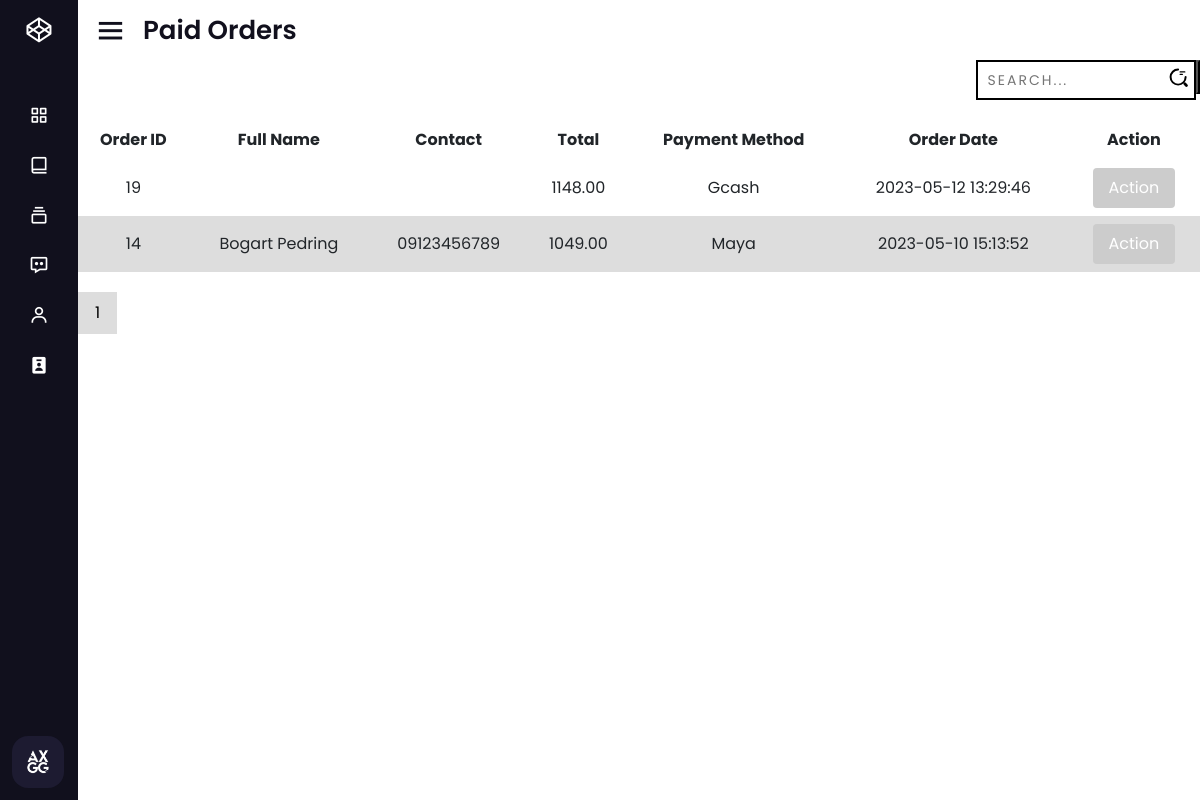
Page /orders/paid.php (signed in) on the committed database.
### tables this page shows
CREATE TABLE `orders` (
  `ord_id` int(11) NOT NULL,
  `user_id` int(11) DEFAULT NULL,
  `add_id` int(11) DEFAULT NULL,
  `full_name` varchar(50) NOT NULL,
  `contact` varchar(50) NOT NULL,
  `mod_` varchar(50) NOT NULL,
  `mop` varchar(50) NOT NULL,
  `status` tinyint(1) NOT NULL DEFAULT 0,
  `note` text DEFAULT NULL,
  `shipping` decimal(9,2) NOT NULL DEFAULT 150.00,
  `total` decimal(9,2) NOT NULL,
  `ord_date` datetime DEFAULT current_timestamp()
);

### orders/paid.php (the view, shortened to what this page needs)
<!DOCTYPE html>
<html lang="en">
<head>
  <link rel="stylesheet" href="./css/paid.css">
</head>
<body>
  <?php include('../includes/sidenav.php') ?>
  <section class="home-section">
    <div class="home-content">
      <i class='bx bx-menu'></i>
      <span class="text">Paid Orders</span>
    </div>
    <?php
    include('../config.php');
    $perPage = 10;
    $page = isset($_GET['page']) ? intval($_GET['page']) : 1;
    $offset = ($page - 1) * $perPage;
    if (isset($_GET['search']) && !empty($_GET['search'])) {
      $search = $_GET['search'];
      $sql = "SELECT * FROM orders WHERE status = 3 AND (full_name LIKE '%$search%' OR contact LIKE '%$search%') ORDER BY ord_date DESC LIMIT $offset, $perPage";
    } else {
      $sql = "SELECT * FROM orders WHERE status = 3 ORDER BY ord_date DESC LIMIT $offset, $perPage";
    }
    $result = mysqli_query($conn, $sql);
    if (mysqli_num_rows($result) > 0) {
      echo '
            <div class="input-container" style="margin-left: 80%; margin-bottom:20px;">
              <form action="" method="GET">
                <input type="text" name="search" class="input" placeholder="Search..." value="' . (isset($_GET['search']) ? $_GET['search'] : '') . '">
                <button style="position:absolute; padding-top:30px;">
                  <span class="icon">
                    <svg width="19px" height="19px" viewBox="0 0 24 24" fill="none" xmlns="http://www.w3.org/2000/svg">
                      <g id="SVGRepo_bgCarrier" stroke-width="0"></g>
                      <g id="SVGRepo_tracerCarrier" stroke-linecap="round" stroke-linejoin="round"></g>
                      <g id="SVGRepo_iconCarrier">
                        <path opacity="1" d="M14 5H20" stroke="#000" stroke-width="1.5" stroke-linecap="round" stroke-linejoin="round"></path>
                        <path opacity="1" d="M14 8H17" stroke="#000" stroke-width="1.5" stroke-linecap="round" stroke-linejoin="round"></path>
                        <path d="M21 11.5C21 16.75 16.75 21 11.5 21C6.25 21 2 16.75 2 11.5C2 6.25 6.25 2 11.5 2" stroke="#000" stroke-width="2.5" stroke-linecap="round" stroke-linejoin="round"></path>
                        <path opacity="1" d="M22 22L20 20" stroke="#000" stroke-width="3.5" stroke-linecap="round" stroke-linejoin="round"></path>
                      </g>
                    </svg>
                  </span>
                </button>
              </form>
            </div>
              <table>
              <thead>
                <tr>
                  <th>Order ID</th>
                  <th>Full Name</th>
                  <th>Contact</th>
                  <th>Total</th>
                  <th>Payment Method</th>
                  <th>Order Date</th>
                  <th>Action</th>
                </tr>
              </thead>
              <tbody>';
      while ($row = mysqli_fetch_assoc($result)) {
        $orderId = $row['ord_id'];
        $fullName = $row['full_name'];
        $contact = $row['contact'];
        $total = $row['total'];
        $payment = $row['mop'];
        $orderDate = $row['ord_date'];
        echo '<tr>
                <td>' . $orderId . '</td>
                <td>' . $fullName . '</td>
                <td>' . $contact . '</td>
                <td>' . $total . '</td>
                <td>' . $payment . '</td>
                <td>' . $orderDate . '</td>
                <td>
                  <button class="action-button">Action</button>
                  <div class="more-options">
                    <form action="./actions/to-pickup.php" method="post">
                      <input type="hidden" name="orderId" value="' . $orderId . '">
                      <button type="submit" name="pickup" class="status">Pickup</button>
                    </form>
                    <a href="paid-view.php?id=' . $orderId . '"><button class="view">View</button></a>
                  </div>
                </td>
              </tr>';
      }
      echo '</tbody>
    </table>';
      $totalOrders = mysqli_num_rows(mysqli_query($conn, "SELECT * FROM orders WHERE status = 3"));
      $totalPages = ceil($totalOrders / $perPage);
      echo '<div class="pagination">';
      for ($i = 1; $i <= $totalPages; $i++) {
        echo '<a href="?page=' . $i . '" ' . ($page == $i ? 'class="active"' : '') . '>' . $i . '</a>';
      }
      echo '</div>';
    } else {
      echo 'No orders found.';
    }
    ?>
  </section>
</body>
</html>

### orders/css/paid.css (style rules this page uses)
table { font-family: arial, sans-serif; border-collapse: collapse; width: 100%; text-align: center; }
td, th { border: 1px solid #dddddd; text-align: left; padding: 8px; text-align: center; }
tr:nth-child(even) { background-color: #dddddd; }
.pagination { margin-top: 20px; text-align: center; }
.pagination a { display: inline-block; padding: 8px 16px; text-decoration: none; color: #000; border: 1px solid #ddd; margin-right: 5px; }
.pagination a.active { background-color: #ddd; }
.action-button { padding: 8px 16px; background-color: #4CAF50; color: #fff; border: none; border-radius: 4px; cursor: pointer; }
.action-button { padding: 8px 16px; background-color: #ccc; color: #fff; border: none; border-radius: 4px; cursor: pointer; }
.input-container { width: 220px; position: relative; }
.icon { position: absolute; right: 10px; top: calc(50% + 5px); transform: translateY(calc(-50% - 5px)); }
.input { width: 100%; height: 40px; padding: 10px; transition: .2s linear; border: 2.5px solid black; font-size: 14px; text-transform: uppercase; letter-spacing: 2px; }

### assets/css/style.css (style rules this page uses)
* { margin: 0; padding: 0; box-sizing: border-box; font-family: "Poppins", sans-serif; }
:root { --background-color1: #fafaff; --background-color2: #ffffff; --background-color3: #ededed; --background-color4: #cad7fda4; --primary-color: #4b49ac; --secondary-color: #0c007d; --Border-color: #3f0097; --one-use-color: #3f0097; --two-use-color: #5500cb; }

### includes/sidenav.php (style rules this page uses)
* { margin: 0; padding: 0; box-sizing: border-box; font-family: 'Poppins', sans-serif; }
.home-section { position: relative; height: 100vh; left: 260px; width: calc(100% - 260px); transition: all 0.5s ease; }
.sidebar.close~.home-section { left: 78px; width: calc(100% - 78px); }
.home-section .home-content { height: 60px; display: flex; align-items: center; }
.home-section .home-content .bx-menu, .home-section .home-content .text { color: #11101d; font-size: 35px; }
.home-section .home-content .bx-menu { margin: 0 15px; cursor: pointer; }
.home-section .home-content .text { font-size: 26px; font-weight: 600; }

### rows in the picture
orders: ord_id "19", total "1148.00", mop "Gcash", ord_date "2023-05-12 13:29:46"
orders: ord_id "14", full_name "Bogart Pedring", contact "09123456789", total "1049.00", mop "Maya", ord_date "2023-05-10 15:13:52"
